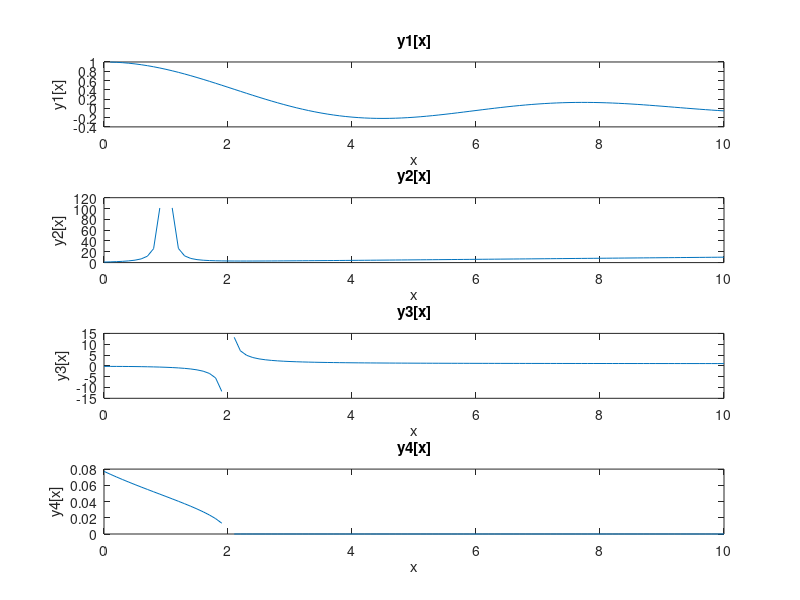

Recreate this plot in MATLAB.
x = 0:0.1:10;
% t = linspace(0, 10);

y1 = sin(x) ./ x;
y2 = (1 ./ ((x - 1).^2)) + x;
y3 = ((x.^2) + 1) ./ ((x.^2) - 4);
y4 = (nthroot((10 - x), 3) - 2) ./ sqrt(4 - (x.^2));

figure('Name','problem 2');
subplot(4,1,1);
plot(x,y1);
xlabel('x');
ylabel('y1[x]');
title('y1[x]');

subplot(4,1,2); 
plot(x,y2);
xlabel('x');
ylabel('y2[x]');
title('y2[x]');

subplot(4,1,3); 
plot(x,y3);
xlabel('x');
ylabel('y3[x]');
title('y3[x]');

subplot(4,1,4); 
plot(x,y4);
xlabel('x');
ylabel('y4[x]');
title('y4[x]');